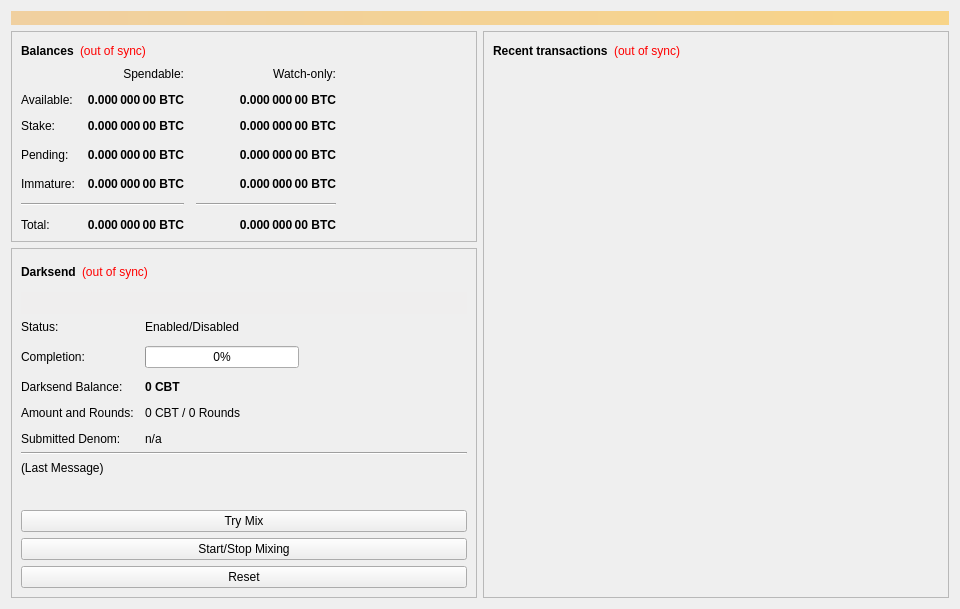
<?xml version="1.0" encoding="UTF-8"?>
<ui version="4.0">
 <class>OverviewPage</class>
 <widget class="QWidget" name="OverviewPage">
  <property name="geometry">
   <rect>
    <x>0</x>
    <y>0</y>
    <width>960</width>
    <height>594</height>
   </rect>
  </property>
  <property name="minimumSize">
   <size>
    <width>960</width>
    <height>0</height>
   </size>
  </property>
  <property name="windowTitle">
   <string>Form</string>
  </property>
  <layout class="QVBoxLayout" name="topLayout">
   <item>
    <widget class="QLabel" name="labelAlerts">
     <property name="visible">
      <bool>false</bool>
     </property>
     <property name="styleSheet">
      <string notr="true">background-color: qlineargradient(x1: 0, y1: 0, x2: 1, y2: 0, stop:0 #F0D0A0, stop:1 #F8D488); color:#000000;</string>
     </property>
     <property name="wordWrap">
      <bool>true</bool>
     </property>
     <property name="margin">
      <number>3</number>
     </property>
    </widget>
   </item>
   <item>
    <layout class="QHBoxLayout" name="horizontalLayout" stretch="1,1">
     <item>
      <layout class="QVBoxLayout" name="verticalLayout_2">
       <item>
        <widget class="QFrame" name="frame">
         <property name="frameShape">
          <enum>QFrame::StyledPanel</enum>
         </property>
         <property name="frameShadow">
          <enum>QFrame::Raised</enum>
         </property>
         <layout class="QVBoxLayout" name="verticalLayout_4">
          <item>
           <layout class="QHBoxLayout" name="horizontalLayout_4">
            <item>
             <widget class="QLabel" name="label_5">
              <property name="font">
               <font>
                <weight>75</weight>
                <bold>true</bold>
               </font>
              </property>
              <property name="text">
               <string>Balances</string>
              </property>
             </widget>
            </item>
            <item>
             <widget class="QLabel" name="labelWalletStatus">
              <property name="cursor">
               <cursorShape>WhatsThisCursor</cursorShape>
              </property>
              <property name="toolTip">
               <string>The displayed information may be out of date. Your wallet automatically synchronizes with the Carebit network after a connection is established, but this process has not completed yet.</string>
              </property>
              <property name="styleSheet">
               <string notr="true">QLabel { color: red; }</string>
              </property>
              <property name="text">
               <string notr="true">(out of sync)</string>
              </property>
              <property name="alignment">
               <set>Qt::AlignLeading|Qt::AlignLeft|Qt::AlignVCenter</set>
              </property>
             </widget>
            </item>
            <item>
             <spacer name="horizontalSpacer_3">
              <property name="orientation">
               <enum>Qt::Horizontal</enum>
              </property>
              <property name="sizeHint" stdset="0">
               <size>
                <width>40</width>
                <height>20</height>
               </size>
              </property>
             </spacer>
            </item>
           </layout>
          </item>
          <item>
           <layout class="QGridLayout" name="gridLayout">
            <property name="spacing">
             <number>12</number>
            </property>
            <item row="3" column="2">
             <widget class="QLabel" name="labelWatchPending">
              <property name="font">
               <font>
                <weight>75</weight>
                <bold>true</bold>
               </font>
              </property>
              <property name="cursor">
               <cursorShape>IBeamCursor</cursorShape>
              </property>
              <property name="toolTip">
               <string>Unconfirmed transactions to watch-only addresses</string>
              </property>
              <property name="text">
               <string notr="true">0.000 000 00 BTC</string>
              </property>
              <property name="alignment">
               <set>Qt::AlignRight|Qt::AlignTrailing|Qt::AlignVCenter</set>
              </property>
              <property name="textInteractionFlags">
               <set>Qt::LinksAccessibleByMouse|Qt::TextSelectableByKeyboard|Qt::TextSelectableByMouse</set>
              </property>
             </widget>
            </item>
            <item row="3" column="1">
             <widget class="QLabel" name="labelUnconfirmed">
              <property name="font">
               <font>
                <weight>75</weight>
                <bold>true</bold>
               </font>
              </property>
              <property name="cursor">
               <cursorShape>IBeamCursor</cursorShape>
              </property>
              <property name="toolTip">
               <string>Total of transactions that have yet to be confirmed, and do not yet count toward the spendable balance</string>
              </property>
              <property name="text">
               <string notr="true">0.000 000 00 BTC</string>
              </property>
              <property name="alignment">
               <set>Qt::AlignRight|Qt::AlignTrailing|Qt::AlignVCenter</set>
              </property>
              <property name="textInteractionFlags">
               <set>Qt::LinksAccessibleByMouse|Qt::TextSelectableByKeyboard|Qt::TextSelectableByMouse</set>
              </property>
             </widget>
            </item>
            <item row="4" column="2">
             <widget class="QLabel" name="labelWatchImmature">
              <property name="font">
               <font>
                <weight>75</weight>
                <bold>true</bold>
               </font>
              </property>
              <property name="cursor">
               <cursorShape>IBeamCursor</cursorShape>
              </property>
              <property name="toolTip">
               <string>Mined balance in watch-only addresses that has not yet matured</string>
              </property>
              <property name="text">
               <string notr="true">0.000 000 00 BTC</string>
              </property>
              <property name="alignment">
               <set>Qt::AlignRight|Qt::AlignTrailing|Qt::AlignVCenter</set>
              </property>
              <property name="textInteractionFlags">
               <set>Qt::LinksAccessibleByMouse|Qt::TextSelectableByKeyboard|Qt::TextSelectableByMouse</set>
              </property>
             </widget>
            </item>
            <item row="5" column="0" colspan="2">
             <widget class="Line" name="lineSpendableBalance">
              <property name="orientation">
               <enum>Qt::Horizontal</enum>
              </property>
             </widget>
            </item>
            <item row="5" column="2">
             <widget class="Line" name="lineWatchBalance">
              <property name="sizePolicy">
               <sizepolicy hsizetype="Preferred" vsizetype="Fixed">
                <horstretch>0</horstretch>
                <verstretch>0</verstretch>
               </sizepolicy>
              </property>
              <property name="minimumSize">
               <size>
                <width>140</width>
                <height>0</height>
               </size>
              </property>
              <property name="orientation">
               <enum>Qt::Horizontal</enum>
              </property>
             </widget>
            </item>
            <item row="6" column="0">
             <widget class="QLabel" name="labelTotalText">
              <property name="text">
               <string>Total:</string>
              </property>
             </widget>
            </item>
            <item row="4" column="1">
             <widget class="QLabel" name="labelImmature">
              <property name="font">
               <font>
                <weight>75</weight>
                <bold>true</bold>
               </font>
              </property>
              <property name="cursor">
               <cursorShape>IBeamCursor</cursorShape>
              </property>
              <property name="toolTip">
               <string>Mined balance that has not yet matured</string>
              </property>
              <property name="text">
               <string notr="true">0.000 000 00 BTC</string>
              </property>
              <property name="alignment">
               <set>Qt::AlignRight|Qt::AlignTrailing|Qt::AlignVCenter</set>
              </property>
              <property name="textInteractionFlags">
               <set>Qt::LinksAccessibleByMouse|Qt::TextSelectableByKeyboard|Qt::TextSelectableByMouse</set>
              </property>
             </widget>
            </item>
            <item row="3" column="3">
             <spacer name="horizontalSpacer_2">
              <property name="orientation">
               <enum>Qt::Horizontal</enum>
              </property>
              <property name="sizeHint" stdset="0">
               <size>
                <width>40</width>
                <height>20</height>
               </size>
              </property>
             </spacer>
            </item>
            <item row="4" column="0">
             <widget class="QLabel" name="labelImmatureText">
              <property name="text">
               <string>Immature:</string>
              </property>
             </widget>
            </item>
            <item row="6" column="1">
             <widget class="QLabel" name="labelTotal">
              <property name="font">
               <font>
                <weight>75</weight>
                <bold>true</bold>
               </font>
              </property>
              <property name="cursor">
               <cursorShape>IBeamCursor</cursorShape>
              </property>
              <property name="toolTip">
               <string>Your current total balance</string>
              </property>
              <property name="text">
               <string notr="true">0.000 000 00 BTC</string>
              </property>
              <property name="alignment">
               <set>Qt::AlignRight|Qt::AlignTrailing|Qt::AlignVCenter</set>
              </property>
              <property name="textInteractionFlags">
               <set>Qt::LinksAccessibleByMouse|Qt::TextSelectableByKeyboard|Qt::TextSelectableByMouse</set>
              </property>
             </widget>
            </item>
            <item row="6" column="2">
             <widget class="QLabel" name="labelWatchTotal">
              <property name="font">
               <font>
                <weight>75</weight>
                <bold>true</bold>
               </font>
              </property>
              <property name="cursor">
               <cursorShape>IBeamCursor</cursorShape>
              </property>
              <property name="toolTip">
               <string>Current total balance in watch-only addresses</string>
              </property>
              <property name="text">
               <string notr="true">0.000 000 00 BTC</string>
              </property>
              <property name="alignment">
               <set>Qt::AlignRight|Qt::AlignTrailing|Qt::AlignVCenter</set>
              </property>
              <property name="textInteractionFlags">
               <set>Qt::LinksAccessibleByMouse|Qt::TextSelectableByKeyboard|Qt::TextSelectableByMouse</set>
              </property>
             </widget>
            </item>
            <item row="0" column="2">
             <widget class="QLabel" name="labelWatchonly">
              <property name="text">
               <string>Watch-only:</string>
              </property>
              <property name="alignment">
               <set>Qt::AlignRight|Qt::AlignTrailing|Qt::AlignVCenter</set>
              </property>
             </widget>
            </item>
            <item row="1" column="0">
             <widget class="QLabel" name="labelBalanceText">
              <property name="text">
               <string>Available:</string>
              </property>
             </widget>
            </item>
            <item row="1" column="1">
             <widget class="QLabel" name="labelBalance">
              <property name="font">
               <font>
                <weight>75</weight>
                <bold>true</bold>
               </font>
              </property>
              <property name="cursor">
               <cursorShape>IBeamCursor</cursorShape>
              </property>
              <property name="toolTip">
               <string>Your current spendable balance</string>
              </property>
              <property name="text">
               <string notr="true">0.000 000 00 BTC</string>
              </property>
              <property name="alignment">
               <set>Qt::AlignRight|Qt::AlignTrailing|Qt::AlignVCenter</set>
              </property>
              <property name="textInteractionFlags">
               <set>Qt::LinksAccessibleByMouse|Qt::TextSelectableByKeyboard|Qt::TextSelectableByMouse</set>
              </property>
             </widget>
            </item>
            <item row="2" column="0">
             <widget class="QLabel" name="label_10">
              <property name="text">
               <string>Stake:</string>
              </property>
             </widget>
            </item>
            <item row="2" column="1">
             <widget class="QLabel" name="labelStake">
              <property name="font">
               <font>
                <weight>75</weight>
                <bold>true</bold>
               </font>
              </property>
              <property name="cursor">
               <cursorShape>IBeamCursor</cursorShape>
              </property>
              <property name="toolTip">
               <string>Total of coins that was staked, and do not yet count toward the current balance</string>
              </property>
              <property name="text">
               <string notr="true">0.000 000 00 BTC</string>
              </property>
              <property name="alignment">
               <set>Qt::AlignRight|Qt::AlignTrailing|Qt::AlignVCenter</set>
              </property>
              <property name="textInteractionFlags">
               <set>Qt::LinksAccessibleByMouse|Qt::TextSelectableByKeyboard|Qt::TextSelectableByMouse</set>
              </property>
             </widget>
            </item>
            <item row="2" column="2">
             <widget class="QLabel" name="labelWatchStake">
              <property name="font">
               <font>
                <weight>75</weight>
                <bold>true</bold>
               </font>
              </property>
              <property name="cursor">
               <cursorShape>IBeamCursor</cursorShape>
              </property>
              <property name="toolTip">
               <string>Total of coins that was staked in watch-only addresses, and do not yet count toward the current watch-only balance</string>
              </property>
              <property name="text">
               <string notr="true">0.000 000 00 BTC</string>
              </property>
              <property name="alignment">
               <set>Qt::AlignRight|Qt::AlignTrailing|Qt::AlignVCenter</set>
              </property>
              <property name="textInteractionFlags">
               <set>Qt::LinksAccessibleByMouse|Qt::TextSelectableByKeyboard|Qt::TextSelectableByMouse</set>
              </property>
             </widget>
            </item>
            <item row="1" column="2">
             <widget class="QLabel" name="labelWatchAvailable">
              <property name="font">
               <font>
                <weight>75</weight>
                <bold>true</bold>
               </font>
              </property>
              <property name="cursor">
               <cursorShape>IBeamCursor</cursorShape>
              </property>
              <property name="toolTip">
               <string>Your current balance in watch-only addresses</string>
              </property>
              <property name="text">
               <string notr="true">0.000 000 00 BTC</string>
              </property>
              <property name="alignment">
               <set>Qt::AlignRight|Qt::AlignTrailing|Qt::AlignVCenter</set>
              </property>
              <property name="textInteractionFlags">
               <set>Qt::LinksAccessibleByMouse|Qt::TextSelectableByKeyboard|Qt::TextSelectableByMouse</set>
              </property>
             </widget>
            </item>
            <item row="3" column="0">
             <widget class="QLabel" name="labelPendingText">
              <property name="text">
               <string>Pending:</string>
              </property>
             </widget>
            </item>
            <item row="0" column="1">
             <widget class="QLabel" name="labelSpendable">
              <property name="text">
               <string>Spendable:</string>
              </property>
              <property name="alignment">
               <set>Qt::AlignRight|Qt::AlignTrailing|Qt::AlignVCenter</set>
              </property>
             </widget>
            </item>
           </layout>
          </item>
         </layout>
        </widget>
       </item>
       <item>
        <widget class="QFrame" name="frameDarksend">
         <property name="sizePolicy">
          <sizepolicy hsizetype="Expanding" vsizetype="Expanding">
           <horstretch>0</horstretch>
           <verstretch>0</verstretch>
          </sizepolicy>
         </property>
         <property name="minimumSize">
          <size>
           <width>0</width>
           <height>350</height>
          </size>
         </property>
         <property name="layoutDirection">
          <enum>Qt::LeftToRight</enum>
         </property>
         <property name="frameShape">
          <enum>QFrame::StyledPanel</enum>
         </property>
         <property name="frameShadow">
          <enum>QFrame::Raised</enum>
         </property>
         <layout class="QVBoxLayout" name="verticalLayout_5">
          <item>
           <layout class="QHBoxLayout" name="horizontalLayout_5">
            <item>
             <widget class="QLabel" name="label_2">
              <property name="font">
               <font>
                <weight>75</weight>
                <bold>true</bold>
               </font>
              </property>
              <property name="text">
               <string>Darksend</string>
              </property>
             </widget>
            </item>
            <item>
             <widget class="QLabel" name="labelDarksendSyncStatus">
              <property name="toolTip">
               <string>The displayed information may be out of date. Your wallet automatically synchronizes with the Carebit network after a connection is established, but this process has not completed yet.</string>
              </property>
              <property name="styleSheet">
               <string notr="true">QLabel { color: red; }</string>
              </property>
              <property name="text">
               <string notr="true">(out of sync)</string>
              </property>
              <property name="alignment">
               <set>Qt::AlignLeading|Qt::AlignLeft|Qt::AlignVCenter</set>
              </property>
             </widget>
            </item>
            <item>
             <spacer name="horizontalSpacer_4">
              <property name="orientation">
               <enum>Qt::Horizontal</enum>
              </property>
              <property name="sizeHint" stdset="0">
               <size>
                <width>40</width>
                <height>20</height>
               </size>
              </property>
             </spacer>
            </item>
           </layout>
          </item>
          <item>
           <widget class="QPushButton" name="runAutoDenom">
            <property name="palette">
             <palette>
              <active>
               <colorrole role="WindowText">
                <brush brushstyle="SolidPattern">
                 <color alpha="255">
                  <red>0</red>
                  <green>0</green>
                  <blue>0</blue>
                 </color>
                </brush>
               </colorrole>
               <colorrole role="Button">
                <brush brushstyle="SolidPattern">
                 <color alpha="255">
                  <red>239</red>
                  <green>238</green>
                  <blue>238</blue>
                 </color>
                </brush>
               </colorrole>
               <colorrole role="Light">
                <brush brushstyle="SolidPattern">
                 <color alpha="255">
                  <red>255</red>
                  <green>255</green>
                  <blue>255</blue>
                 </color>
                </brush>
               </colorrole>
               <colorrole role="Midlight">
                <brush brushstyle="SolidPattern">
                 <color alpha="255">
                  <red>247</red>
                  <green>246</green>
                  <blue>246</blue>
                 </color>
                </brush>
               </colorrole>
               <colorrole role="Dark">
                <brush brushstyle="SolidPattern">
                 <color alpha="255">
                  <red>119</red>
                  <green>119</green>
                  <blue>119</blue>
                 </color>
                </brush>
               </colorrole>
               <colorrole role="Mid">
                <brush brushstyle="SolidPattern">
                 <color alpha="255">
                  <red>159</red>
                  <green>159</green>
                  <blue>159</blue>
                 </color>
                </brush>
               </colorrole>
               <colorrole role="Text">
                <brush brushstyle="SolidPattern">
                 <color alpha="255">
                  <red>0</red>
                  <green>0</green>
                  <blue>0</blue>
                 </color>
                </brush>
               </colorrole>
               <colorrole role="BrightText">
                <brush brushstyle="SolidPattern">
                 <color alpha="255">
                  <red>255</red>
                  <green>255</green>
                  <blue>255</blue>
                 </color>
                </brush>
               </colorrole>
               <colorrole role="ButtonText">
                <brush brushstyle="SolidPattern">
                 <color alpha="255">
                  <red>0</red>
                  <green>0</green>
                  <blue>0</blue>
                 </color>
                </brush>
               </colorrole>
               <colorrole role="Base">
                <brush brushstyle="SolidPattern">
                 <color alpha="255">
                  <red>255</red>
                  <green>255</green>
                  <blue>255</blue>
                 </color>
                </brush>
               </colorrole>
               <colorrole role="Window">
                <brush brushstyle="SolidPattern">
                 <color alpha="255">
                  <red>239</red>
                  <green>238</green>
                  <blue>238</blue>
                 </color>
                </brush>
               </colorrole>
               <colorrole role="Shadow">
                <brush brushstyle="SolidPattern">
                 <color alpha="255">
                  <red>0</red>
                  <green>0</green>
                  <blue>0</blue>
                 </color>
                </brush>
               </colorrole>
               <colorrole role="AlternateBase">
                <brush brushstyle="SolidPattern">
                 <color alpha="255">
                  <red>247</red>
                  <green>246</green>
                  <blue>246</blue>
                 </color>
                </brush>
               </colorrole>
               <colorrole role="ToolTipBase">
                <brush brushstyle="SolidPattern">
                 <color alpha="255">
                  <red>255</red>
                  <green>255</green>
                  <blue>220</blue>
                 </color>
                </brush>
               </colorrole>
               <colorrole role="ToolTipText">
                <brush brushstyle="SolidPattern">
                 <color alpha="255">
                  <red>0</red>
                  <green>0</green>
                  <blue>0</blue>
                 </color>
                </brush>
               </colorrole>
              </active>
              <inactive>
               <colorrole role="WindowText">
                <brush brushstyle="SolidPattern">
                 <color alpha="255">
                  <red>0</red>
                  <green>0</green>
                  <blue>0</blue>
                 </color>
                </brush>
               </colorrole>
               <colorrole role="Button">
                <brush brushstyle="SolidPattern">
                 <color alpha="255">
                  <red>239</red>
                  <green>238</green>
                  <blue>238</blue>
                 </color>
                </brush>
               </colorrole>
               <colorrole role="Light">
                <brush brushstyle="SolidPattern">
                 <color alpha="255">
                  <red>255</red>
                  <green>255</green>
                  <blue>255</blue>
                 </color>
                </brush>
               </colorrole>
               <colorrole role="Midlight">
                <brush brushstyle="SolidPattern">
                 <color alpha="255">
                  <red>247</red>
                  <green>246</green>
                  <blue>246</blue>
                 </color>
                </brush>
               </colorrole>
               <colorrole role="Dark">
                <brush brushstyle="SolidPattern">
                 <color alpha="255">
                  <red>119</red>
                  <green>119</green>
                  <blue>119</blue>
                 </color>
                </brush>
               </colorrole>
               <colorrole role="Mid">
                <brush brushstyle="SolidPattern">
                 <color alpha="255">
                  <red>159</red>
                  <green>159</green>
                  <blue>159</blue>
                 </color>
                </brush>
               </colorrole>
               <colorrole role="Text">
                <brush brushstyle="SolidPattern">
                 <color alpha="255">
                  <red>0</red>
                  <green>0</green>
                  <blue>0</blue>
                 </color>
                </brush>
               </colorrole>
               <colorrole role="BrightText">
                <brush brushstyle="SolidPattern">
                 <color alpha="255">
                  <red>255</red>
                  <green>255</green>
                  <blue>255</blue>
                 </color>
                </brush>
               </colorrole>
               <colorrole role="ButtonText">
                <brush brushstyle="SolidPattern">
                 <color alpha="255">
                  <red>0</red>
                  <green>0</green>
                  <blue>0</blue>
                 </color>
                </brush>
               </colorrole>
               <colorrole role="Base">
                <brush brushstyle="SolidPattern">
                 <color alpha="255">
                  <red>255</red>
                  <green>255</green>
                  <blue>255</blue>
                 </color>
                </brush>
               </colorrole>
               <colorrole role="Window">
                <brush brushstyle="SolidPattern">
                 <color alpha="255">
                  <red>239</red>
                  <green>238</green>
                  <blue>238</blue>
                 </color>
                </brush>
               </colorrole>
               <colorrole role="Shadow">
                <brush brushstyle="SolidPattern">
                 <color alpha="255">
                  <red>0</red>
                  <green>0</green>
                  <blue>0</blue>
                 </color>
                </brush>
               </colorrole>
               <colorrole role="AlternateBase">
                <brush brushstyle="SolidPattern">
                 <color alpha="255">
                  <red>247</red>
                  <green>246</green>
                  <blue>246</blue>
                 </color>
                </brush>
               </colorrole>
               <colorrole role="ToolTipBase">
                <brush brushstyle="SolidPattern">
                 <color alpha="255">
                  <red>255</red>
                  <green>255</green>
                  <blue>220</blue>
                 </color>
                </brush>
               </colorrole>
               <colorrole role="ToolTipText">
                <brush brushstyle="SolidPattern">
                 <color alpha="255">
                  <red>0</red>
                  <green>0</green>
                  <blue>0</blue>
                 </color>
                </brush>
               </colorrole>
              </inactive>
              <disabled>
               <colorrole role="WindowText">
                <brush brushstyle="SolidPattern">
                 <color alpha="255">
                  <red>119</red>
                  <green>119</green>
                  <blue>119</blue>
                 </color>
                </brush>
               </colorrole>
               <colorrole role="Button">
                <brush brushstyle="SolidPattern">
                 <color alpha="255">
                  <red>239</red>
                  <green>238</green>
                  <blue>238</blue>
                 </color>
                </brush>
               </colorrole>
               <colorrole role="Light">
                <brush brushstyle="SolidPattern">
                 <color alpha="255">
                  <red>255</red>
                  <green>255</green>
                  <blue>255</blue>
                 </color>
                </brush>
               </colorrole>
               <colorrole role="Midlight">
                <brush brushstyle="SolidPattern">
                 <color alpha="255">
                  <red>247</red>
                  <green>246</green>
                  <blue>246</blue>
                 </color>
                </brush>
               </colorrole>
               <colorrole role="Dark">
                <brush brushstyle="SolidPattern">
                 <color alpha="255">
                  <red>119</red>
                  <green>119</green>
                  <blue>119</blue>
                 </color>
                </brush>
               </colorrole>
               <colorrole role="Mid">
                <brush brushstyle="SolidPattern">
                 <color alpha="255">
                  <red>159</red>
                  <green>159</green>
                  <blue>159</blue>
                 </color>
                </brush>
               </colorrole>
               <colorrole role="Text">
                <brush brushstyle="SolidPattern">
                 <color alpha="255">
                  <red>119</red>
                  <green>119</green>
                  <blue>119</blue>
                 </color>
                </brush>
               </colorrole>
               <colorrole role="BrightText">
                <brush brushstyle="SolidPattern">
                 <color alpha="255">
                  <red>255</red>
                  <green>255</green>
                  <blue>255</blue>
                 </color>
                </brush>
               </colorrole>
               <colorrole role="ButtonText">
                <brush brushstyle="SolidPattern">
                 <color alpha="255">
                  <red>119</red>
                  <green>119</green>
                  <blue>119</blue>
                 </color>
                </brush>
               </colorrole>
               <colorrole role="Base">
                <brush brushstyle="SolidPattern">
                 <color alpha="255">
                  <red>239</red>
                  <green>238</green>
                  <blue>238</blue>
                 </color>
                </brush>
               </colorrole>
               <colorrole role="Window">
                <brush brushstyle="SolidPattern">
                 <color alpha="255">
                  <red>239</red>
                  <green>238</green>
                  <blue>238</blue>
                 </color>
                </brush>
               </colorrole>
               <colorrole role="Shadow">
                <brush brushstyle="SolidPattern">
                 <color alpha="255">
                  <red>0</red>
                  <green>0</green>
                  <blue>0</blue>
                 </color>
                </brush>
               </colorrole>
               <colorrole role="AlternateBase">
                <brush brushstyle="SolidPattern">
                 <color alpha="255">
                  <red>239</red>
                  <green>238</green>
                  <blue>238</blue>
                 </color>
                </brush>
               </colorrole>
               <colorrole role="ToolTipBase">
                <brush brushstyle="SolidPattern">
                 <color alpha="255">
                  <red>255</red>
                  <green>255</green>
                  <blue>220</blue>
                 </color>
                </brush>
               </colorrole>
               <colorrole role="ToolTipText">
                <brush brushstyle="SolidPattern">
                 <color alpha="255">
                  <red>0</red>
                  <green>0</green>
                  <blue>0</blue>
                 </color>
                </brush>
               </colorrole>
              </disabled>
             </palette>
            </property>
            <property name="focusPolicy">
             <enum>Qt::NoFocus</enum>
            </property>
            <property name="autoFillBackground">
             <bool>true</bool>
            </property>
            <property name="text">
             <string/>
            </property>
            <property name="flat">
             <bool>true</bool>
            </property>
           </widget>
          </item>
          <item>
           <layout class="QFormLayout" name="formLayout">
            <property name="fieldGrowthPolicy">
             <enum>QFormLayout::AllNonFixedFieldsGrow</enum>
            </property>
            <property name="horizontalSpacing">
             <number>11</number>
            </property>
            <property name="verticalSpacing">
             <number>12</number>
            </property>
            <item row="0" column="0">
             <widget class="QLabel" name="label_6">
              <property name="text">
               <string>Status:</string>
              </property>
             </widget>
            </item>
            <item row="1" column="0">
             <widget class="QLabel" name="label_7">
              <property name="text">
               <string>Completion:</string>
              </property>
             </widget>
            </item>
            <item row="1" column="1">
             <widget class="QProgressBar" name="darksendProgress">
              <property name="maximumSize">
               <size>
                <width>154</width>
                <height>16777215</height>
               </size>
              </property>
              <property name="value">
               <number>0</number>
              </property>
             </widget>
            </item>
            <item row="3" column="0">
             <widget class="QLabel" name="labelAnonymizedText">
              <property name="text">
               <string>Darksend Balance:</string>
              </property>
             </widget>
            </item>
            <item row="3" column="1">
             <widget class="QLabel" name="labelAnonymized">
              <property name="font">
               <font>
                <weight>75</weight>
                <bold>true</bold>
               </font>
              </property>
              <property name="text">
               <string notr="true">0 CBT</string>
              </property>
             </widget>
            </item>
            <item row="4" column="0">
             <widget class="QLabel" name="label_8">
              <property name="text">
               <string>Amount and Rounds:</string>
              </property>
             </widget>
            </item>
            <item row="4" column="1">
             <widget class="QLabel" name="labelAmountRounds">
              <property name="text">
               <string>0 CBT / 0 Rounds</string>
              </property>
             </widget>
            </item>
            <item row="5" column="0">
             <widget class="QLabel" name="label_9">
              <property name="text">
               <string>Submitted Denom:</string>
              </property>
             </widget>
            </item>
            <item row="5" column="1">
             <widget class="QLabel" name="labelSubmittedDenom">
              <property name="toolTip">
               <string>The denominations you submitted to the Masternode.&lt;br&gt;To mix, other users must submit the exact same denominations.</string>
              </property>
              <property name="text">
               <string>n/a</string>
              </property>
             </widget>
            </item>
            <item row="0" column="1">
             <widget class="QLabel" name="darksendEnabled">
              <property name="text">
               <string>Enabled/Disabled</string>
              </property>
             </widget>
            </item>
           </layout>
          </item>
          <item>
           <widget class="Line" name="lineLastMessage">
            <property name="orientation">
             <enum>Qt::Horizontal</enum>
            </property>
           </widget>
          </item>
          <item>
           <widget class="QLabel" name="darksendStatus">
            <property name="minimumSize">
             <size>
              <width>288</width>
              <height>43</height>
             </size>
            </property>
            <property name="text">
             <string>(Last Message)</string>
            </property>
            <property name="alignment">
             <set>Qt::AlignLeading|Qt::AlignLeft|Qt::AlignTop</set>
            </property>
            <property name="wordWrap">
             <bool>true</bool>
            </property>
           </widget>
          </item>
          <item>
           <widget class="QPushButton" name="darksendAuto">
            <property name="sizePolicy">
             <sizepolicy hsizetype="MinimumExpanding" vsizetype="Fixed">
              <horstretch>0</horstretch>
              <verstretch>0</verstretch>
             </sizepolicy>
            </property>
            <property name="toolTip">
             <string>Try to manually submit a Darksend request.</string>
            </property>
            <property name="text">
             <string>Try Mix</string>
            </property>
           </widget>
          </item>
          <item>
           <widget class="QPushButton" name="toggleDarksend">
            <property name="sizePolicy">
             <sizepolicy hsizetype="MinimumExpanding" vsizetype="Fixed">
              <horstretch>0</horstretch>
              <verstretch>0</verstretch>
             </sizepolicy>
            </property>
            <property name="text">
             <string>Start/Stop Mixing</string>
            </property>
           </widget>
          </item>
          <item>
           <widget class="QPushButton" name="darksendReset">
            <property name="sizePolicy">
             <sizepolicy hsizetype="MinimumExpanding" vsizetype="Fixed">
              <horstretch>0</horstretch>
              <verstretch>0</verstretch>
             </sizepolicy>
            </property>
            <property name="toolTip">
             <string>Reset the current status of Darksend (can interrupt Darksend if it's in the process of Mixing, which can cost you money!)</string>
            </property>
            <property name="autoFillBackground">
             <bool>false</bool>
            </property>
            <property name="text">
             <string>Reset</string>
            </property>
           </widget>
          </item>
         </layout>
        </widget>
       </item>
       <item>
        <spacer name="verticalSpacer">
         <property name="orientation">
          <enum>Qt::Vertical</enum>
         </property>
         <property name="sizeHint" stdset="0">
          <size>
           <width>20</width>
           <height>40</height>
          </size>
         </property>
        </spacer>
       </item>
      </layout>
     </item>
     <item>
      <layout class="QVBoxLayout" name="verticalLayout_3">
       <item>
        <widget class="QFrame" name="frame_2">
         <property name="frameShape">
          <enum>QFrame::StyledPanel</enum>
         </property>
         <property name="frameShadow">
          <enum>QFrame::Raised</enum>
         </property>
         <layout class="QVBoxLayout" name="verticalLayout">
          <item>
           <layout class="QHBoxLayout" name="horizontalLayout_2">
            <item>
             <widget class="QLabel" name="label_4">
              <property name="font">
               <font>
                <weight>75</weight>
                <bold>true</bold>
               </font>
              </property>
              <property name="text">
               <string>Recent transactions</string>
              </property>
             </widget>
            </item>
            <item>
             <widget class="QLabel" name="labelTransactionsStatus">
              <property name="cursor">
               <cursorShape>WhatsThisCursor</cursorShape>
              </property>
              <property name="toolTip">
               <string>The displayed information may be out of date. Your wallet automatically synchronizes with the Carebit network after a connection is established, but this process has not completed yet.</string>
              </property>
              <property name="styleSheet">
               <string notr="true">QLabel { color: red; }</string>
              </property>
              <property name="text">
               <string notr="true">(out of sync)</string>
              </property>
              <property name="alignment">
               <set>Qt::AlignRight|Qt::AlignTrailing|Qt::AlignVCenter</set>
              </property>
             </widget>
            </item>
            <item>
             <spacer name="horizontalSpacer">
              <property name="orientation">
               <enum>Qt::Horizontal</enum>
              </property>
              <property name="sizeHint" stdset="0">
               <size>
                <width>40</width>
                <height>20</height>
               </size>
              </property>
             </spacer>
            </item>
           </layout>
          </item>
          <item>
           <widget class="QListView" name="listTransactions">
            <property name="styleSheet">
             <string notr="true">QListView { background: transparent; }</string>
            </property>
            <property name="frameShape">
             <enum>QFrame::NoFrame</enum>
            </property>
            <property name="verticalScrollBarPolicy">
             <enum>Qt::ScrollBarAlwaysOff</enum>
            </property>
            <property name="horizontalScrollBarPolicy">
             <enum>Qt::ScrollBarAlwaysOff</enum>
            </property>
            <property name="selectionMode">
             <enum>QAbstractItemView::NoSelection</enum>
            </property>
           </widget>
          </item>
         </layout>
        </widget>
       </item>
      </layout>
     </item>
    </layout>
   </item>
  </layout>
 </widget>
 <resources/>
 <connections/>
</ui>
